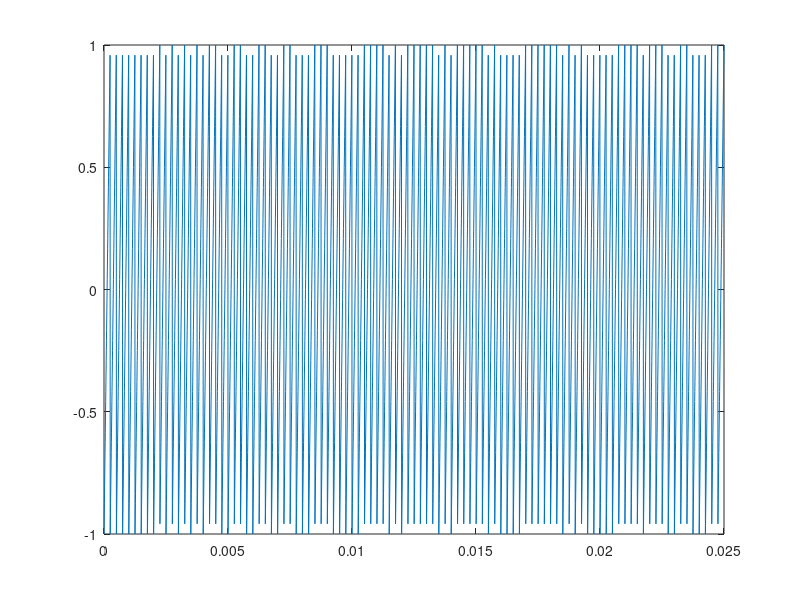
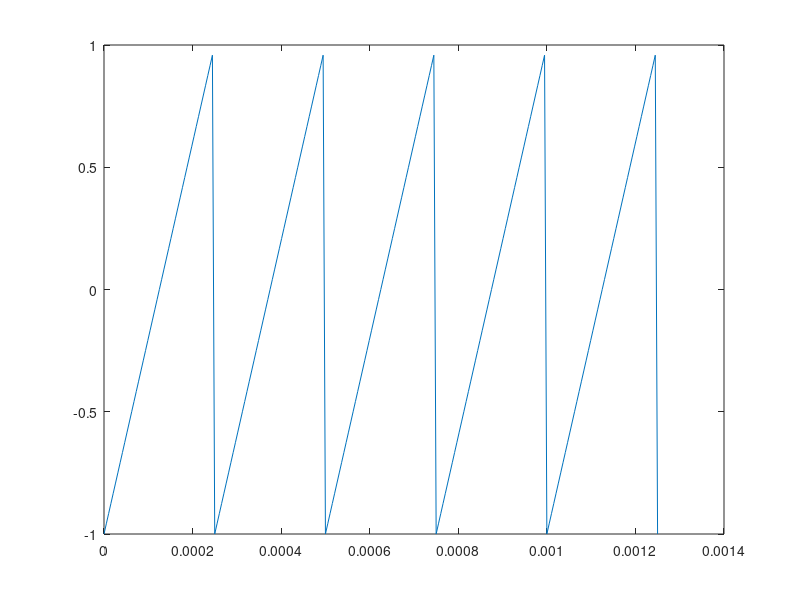
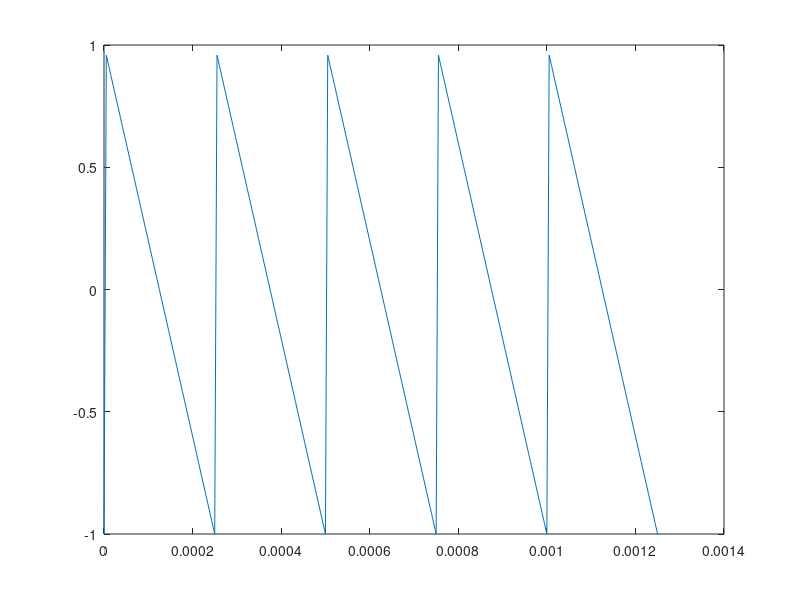

The MATLAB source for these figures, in order: (Note: this script raises an error after producing the figures.)
%duration [s]
T=10;
%sample rate [Hz] Supported by SoundCard (16000,48000,96000,192000)
Fs = 192000;
%samples
N = T*Fs;
%samples vector
t = 0 : 1/Fs : T;
%Frequency [Hz]
Fn = 1000;
%Signal
y = sin(Fn*2*pi*t);
plot(t,y);
%Play sound
sound(y,Fs);
audiowrite('sine.wav',y,Fs);
%%
%Frequency [Hz]
Fn = 4000;
%duration [s]
T = 100/Fn;
%sample rate [Hz] Supported by SoundCard (16000,48000,96000,192000)
Fs = 192000;
%samples
N = T*Fs;
%samples vector
t = 0 : 1/Fs : T;
%Signal
y = sawtooth(Fn*2*pi*t);
plot(t,y);
%Play sound
sound(y,Fs);
audiowrite('sawtooth_100.wav',y,Fs);
%%
%Frequency [Hz]
Fn = 4000;
%duration [s]
T = 100/Fn;
%sample rate [Hz] Supported by SoundCard (16000,48000,96000,192000)
Fs = 192000;
%samples
N = T*Fs;
%samples vector
t = 0 : 1/Fs : T;
%Signal
y = sawtooth(-Fn*2*pi*t);
figure
plot(t,y);
%Play sound
sound(y,Fs);
audiowrite('sawtooth_100_minus.wav',y,Fs);
%%
%Frequency [Hz]
Fn = 4000;
%duration [s]
T = 50/Fn;
%sample rate [Hz] Supported by SoundCard (16000,48000,96000,192000)
Fs = 192000;
%samples
N = T*Fs;
%samples vector
t = 0 : 1/Fs : T;
%Signal
y = sawtooth(Fn*2*pi*t);
plot(t,y);
%Play sound
%sound(y,Fs);
audiowrite('sawtooth_50.wav',y,Fs);
%%
%Frequency [Hz]
Fn = 4000;
%duration [s]
T = 50/Fn;
%sample rate [Hz] Supported by SoundCard (16000,48000,96000,192000)
Fs = 192000;
%samples
N = T*Fs;
%samples vector
t = 0 : 1/Fs : T;
%Signal
y = sawtooth(-Fn*2*pi*t);
plot(t,y);
%Play sound
%sound(y,Fs);
audiowrite('sawtooth_50_minus.wav',y,Fs);
%%
%Frequency [Hz]
Fn = 4000;
%duration [s]
T = 10/Fn;
%sample rate [Hz] Supported by SoundCard (16000,48000,96000,192000)
Fs = 192000;
%samples
N = T*Fs;
%samples vector
t = 0 : 1/Fs : T;
%Signal
y = sawtooth(Fn*2*pi*t);
plot(t,y);
%Play sound
%sound(y,Fs);
audiowrite('sawtooth_10.wav',y,Fs);
%%
%Frequency [Hz]
Fn = 4000;
%duration [s]
T = 10/Fn;
%sample rate [Hz] Supported by SoundCard (16000,48000,96000,192000)
Fs = 192000;
%samples
N = T*Fs;
%samples vector
t = 0 : 1/Fs : T;
%Signal
y = sawtooth(-Fn*2*pi*t);
plot(t,y);
%Play sound
%sound(y,Fs);
audiowrite('sawtooth_10_minus.wav',y,Fs);
%%
%Frequency [Hz]
Fn = 4000;
%duration [s]
T = 5/Fn;
%sample rate [Hz] Supported by SoundCard (16000,48000,96000,192000)
Fs = 192000;
%samples
N = T*Fs;
%samples vector
t = 0 : 1/Fs : T;
%Signal
y = sawtooth(Fn*2*pi*t);
plot(t,y);
%Play sound
sound(y,Fs);
audiowrite('sawtooth_5.wav',y,Fs);
%%
%Frequency [Hz]
Fn = 4000;
%duration [s]
T = 5/Fn;
%sample rate [Hz] Supported by SoundCard (16000,48000,96000,192000)
Fs = 192000;
%samples
N = T*Fs;
%samples vector
t = 0 : 1/Fs : T;
%Signal
y = sawtooth(-Fn*2*pi*t);
figure
plot(t,y);
%Play sound
sound(y,Fs);
audiowrite('sawtooth_5_minus.wav',y,Fs);
%%

t  = [ 0 : 1 : 10000];           % Time Samples
f  = 1000;                       % Input Signal Frequency
Fs = 44100;                     % Sampling Frequency
data = sin(2*pi*f/Fs*t)';        % Generate Sine Wave
wavplay(data,Fs)  
audiowrite('test.wav',y,Fs);